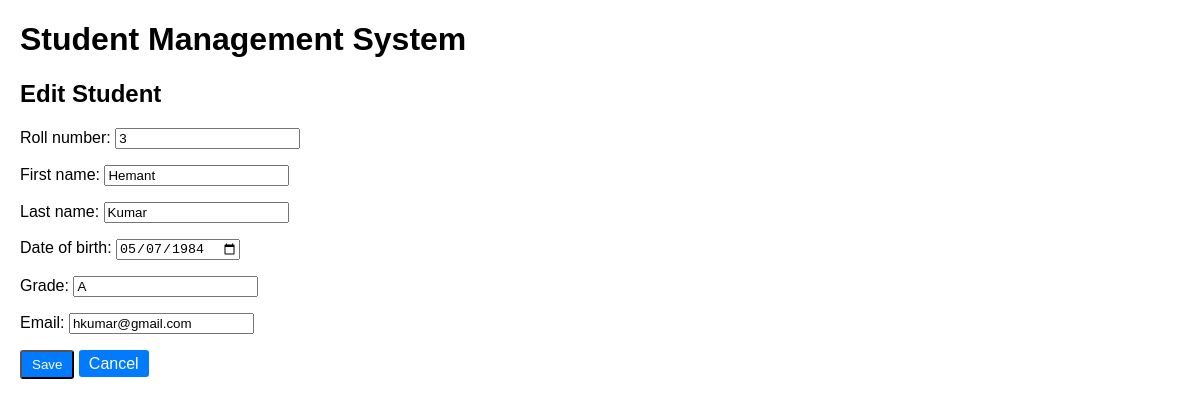
The app's page /students/3/update/ with its own data.
### students/models.py (models this page shows, shortened)
class Student(models.Model):
    roll_number = models.CharField(max_length=20, unique=True)
    first_name = models.CharField(max_length=100)
    last_name = models.CharField(max_length=100)
    date_of_birth = models.DateField()
    grade = models.CharField(max_length=10)
    email = models.EmailField(unique=True)

### students/views.py (the view)
# urls.py: path('<int:pk>/update/', views.update_student, name='update_student'),
def update_student(request, pk):
    student = get_object_or_404(Student, pk=pk)
    if request.method == 'POST':
        form = StudentForm(request.POST, instance=student)
        if form.is_valid():
            form.save()
            return redirect('student_detail', pk=student.pk)
    else:
        form = StudentForm(instance=student)
    return render(request, 'students/student_form.html', {'form': form})

### students/forms.py
class StudentForm(forms.ModelForm):
    class Meta:
        model = Student
        fields = ['roll_number', 'first_name', 'last_name', 'date_of_birth', 'grade', 'email']
        widgets = {
            'date_of_birth': forms.DateInput(attrs={'type': 'date'}),
        }

### students/templates/students/student_form.html (shortened to what this page needs)
{% extends 'students/base.html' %}
{% block content %}
    <h2>{% if form.instance.pk %}Edit{% else %}Add{% endif %} Student</h2>
    <form method="post">
        {{ form.as_p }}
        <button type="submit" class="btn btn-primary">Save</button>
        <a href="{% url 'student_list' %}" class="btn btn-primary">Cancel</a>
    </form>
{% endblock %}

### students/templates/students/base.html (style rules this page uses)
body { font-family: Arial, sans-serif; margin: 20px; }
.btn { padding: 5px 10px; text-decoration: none; color: white; border-radius: 3px; }
.btn-primary { background-color: #007bff; }

### records on screen
Student: roll_number "3", first_name "Hemant", last_name "Kumar", date_of_birth "05/07/1984", grade "A", email "hkumar@gmail.com"
